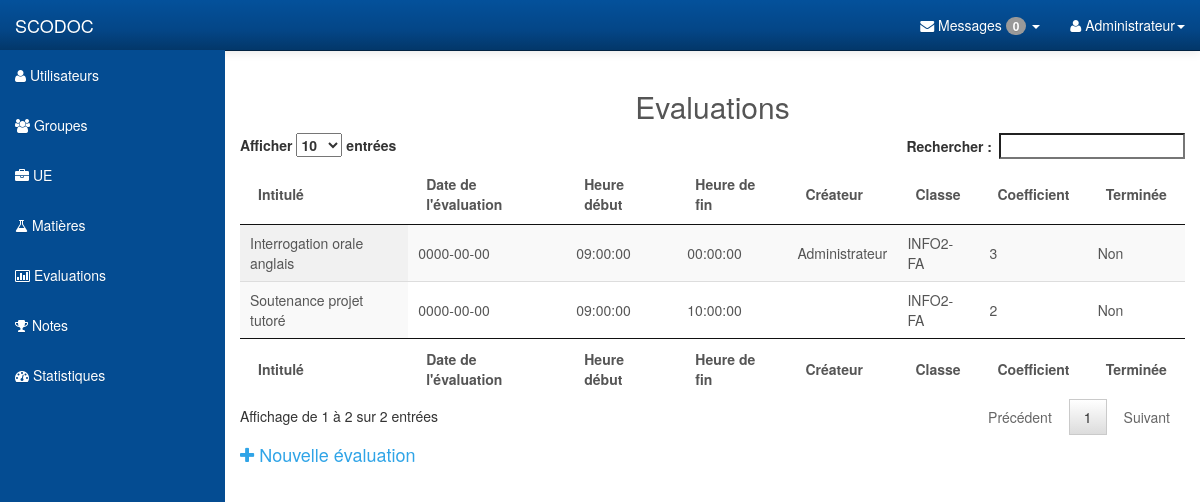
Page /exams.php (signed in) on the committed database.
### tables this page shows
CREATE TABLE IF NOT EXISTS `exams` (
`id` int(11) NOT NULL,
  `title` varchar(55) DEFAULT NULL,
  `date` date DEFAULT NULL,
  `exam_coefficient` double NOT NULL DEFAULT '1',
  `begins` time NOT NULL DEFAULT '00:00:00',
  `ends` time NOT NULL DEFAULT '23:59:59',
  `group_id` int(11) DEFAULT NULL,
  `lesson_id` int(11) DEFAULT NULL,
  `user_id` int(11) NOT NULL,
  `locked` tinyint(1) NOT NULL DEFAULT '0'
);

CREATE TABLE IF NOT EXISTS `users` (
`id` int(11) NOT NULL,
  `name` varchar(25) NOT NULL,
  `login` varchar(20) NOT NULL,
  `phone` varchar(10) NOT NULL,
  `passwd` varchar(32) NOT NULL,
  `mail` varchar(55) NOT NULL,
  `dept_id` int(11) DEFAULT NULL,
  `group_id` int(11) DEFAULT NULL,
  `rank` int(1) NOT NULL DEFAULT '0'
);

CREATE TABLE IF NOT EXISTS `groups` (
`id` int(11) NOT NULL,
  `group_name` varchar(25) DEFAULT NULL,
  `dept_id` int(11) DEFAULT NULL
);

### get_users.php (called while the page is built, shortened)
<?php
	function get_user($user_id)
	{
		include("pdo.php");
		$req=$pdo->prepare('SELECT name FROM users WHERE id= ?');
		$req->execute(array($user_id));
		$data=$req->fetch();
		$name=$data["name"];
		return $name;
	}
?>

### get_groups.php (called while the page is built, shortened)
<?php
	function get_group($group_id)
	{
		include("pdo.php");
		$req=$pdo->prepare('SELECT group_name FROM groups WHERE id= ?');
		$req->execute(array($group_id));
		$data=$req->fetch();
		$name=$data["group_name"];
		return $name;
	}
?>

### get_exams.php (the view, shortened to what this page needs)
<?php
	function get_all_exams()
	{
		include("pdo.php");
		include("get_users.php");
		include("get_groups.php");
		$req=$pdo->query('SELECT * FROM exams');
		while ($data=$req->fetch())
		{
			echo '<tr>';
			echo '<td>'.$data["title"].'</td>';
			echo '<td>'.$data["date"].'</td>';
			echo '<td>'.$data["begins"].'</td>';
			echo '<td>'.$data["ends"].'</td>';
			echo '<td>'.get_user($data["user_id"]).'</td>';
			echo '<td>'.get_group($data["group_id"]).'</td>';
			echo '<td>'.$data["exam_coefficient"].'</td>';
			if ($data["locked"]==0)
			{
				echo '<td>Non</td>';
			}
			else
			{
				echo '<td>Oui</td>';
			}
			echo '</tr>';
		}
	}
?>

### css/local.css (style rules this page uses)
body { font-family: "Helvetica Neue", Helvetica, Arial, sans-serif; font-size: 14px; line-height: 1.42857143; color: #555555; background-color: #ffffff; }

### css/dataTables-utilisateur.css (style rules this page uses)
table.dataTable tbody tr { background-color: white; }
table.dataTable tbody th, table.dataTable tbody td { padding: 8px 10px; }
table.dataTable.row-border tbody th, table.dataTable.row-border tbody td, table.dataTable.display tbody th, table.dataTable.display tbody td { border-top: 1px solid #dddddd; }
table.dataTable.row-border tbody tr:first-child th, table.dataTable.row-border tbody tr:first-child td, table.dataTable.display tbody tr:first-child th, table.dataTable.display tbody tr:first-child td { border-top: none; }
table.dataTable.stripe tbody tr.odd, table.dataTable.display tbody tr.odd { background-color: #f9f9f9; }
table.dataTable.order-column tbody tr > .sorting_1, table.dataTable.order-column tbody tr > .sorting_2, table.dataTable.order-column tbody tr > .sorting_3, table.dataTable.display tbody tr > .sorting_1, table.dataTable.display tbody tr > .sorting_2, table.dataTable.display tbody tr > .sorting_3 { background-color: #f9f9f9; }
table.dataTable.display tbody tr.odd > .sorting_1, table.dataTable.order-column.stripe tbody tr.odd > .sorting_1 { background-color: #f1f1f1; }
table.dataTable.display tbody tr.even > .sorting_1, table.dataTable.order-column.stripe tbody tr.even > .sorting_1 { background-color: #f9f9f9; }
table.dataTable, table.dataTable th, table.dataTable td { -webkit-box-sizing: content-box; -moz-box-sizing: content-box; box-sizing: content-box; }

### rows in the picture
exams: title "Interrogation orale anglais", date "0000-00-00", begins "09:00:00", ends "00:00:00", user.name "Administrateur", group.group_name "INFO2-FA", exam_coefficient "3", locked "Non"
exams: title "Soutenance projet tutoré", date "0000-00-00", begins "09:00:00", ends "10:00:00", group.group_name "INFO2-FA", exam_coefficient "2", locked "Non"

### other values in the picture
get_nb_messages($_SESSION["id"]) "0"
$_SESSION["name"] "Administrateur"
